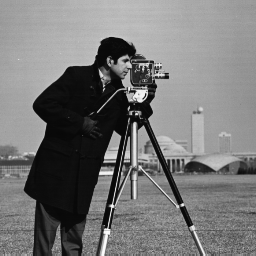
%> input picture cameraman.bmp, 256 x 256 px
$ octave 1.Quantization.m   (GNU Octave 9; MATLAB toolbox functions it lacks are replaced by stand-ins)
%> lines starting %> are read from the running program, lines starting %| are printed output that depends on the picture
clc; close all; clear all;

function transform = transform(level)
  transform = zeros(1, 256);
  step = 256 / level;

  for i = 0:255
    transform(i+1) = floor(i / level) * level;
  end
endfunction

inputImage = imread('cameraman.bmp');
%> inputImage is the input picture: size 256x256 uint8; min 7, max 253, mean 118.7

transform_7 = transform(7);

transform_11 = transform(11);

transform_15 = transform(17);

transform_19 = transform(19);

quantized_img_7 = zeros(size(inputImage));
quantized_img_11 = zeros(size(inputImage));
quantized_img_15 = zeros(size(inputImage));
quantized_img_19 = zeros(size(inputImage));

for i = 1:size(inputImage, 1)
  for j = 1:size(inputImage, 2)
    quantized_img_7(i, j) = transform_7(inputImage(i, j)+1);
    quantized_img_11(i, j) = transform_11(inputImage(i, j)+1);
    quantized_img_15(i, j) = transform_15(inputImage(i, j)+1);
    quantized_img_19(i, j) = transform_19(inputImage(i, j)+1);
  end
end

mse_7 = mean((double(inputImage(:))-double(quantized_img_7(:))).^2);
%> mse_7 = 12.75
mse_11 = mean((double(inputImage(:))-double(quantized_img_11(:))).^2);
%> mse_11 = 34.89
mse_15 = mean((double(inputImage(:))-double(quantized_img_15(:))).^2);
%> mse_15 = 102.5
mse_19 = mean((double(inputImage(:))-double(quantized_img_19(:))).^2);
%> mse_19 = 124.1

figure(1);
subplot(2,2,1);
imshow(uint8(quantized_img_7)); title('Quantized Image (7 levels)');

subplot(2,2,2);
imshow(uint8(quantized_img_11)); title('Quantized Image (11 levels)');

subplot(2,2,3);
imshow(uint8(quantized_img_15)); title('Quantized Image (15 levels)');

subplot(2,2,4);
imshow(uint8(quantized_img_19)); title('Quantized Image (19 levels)');

figure(2);
x = linspace(0, 1, 256);
y7 = round(x * 7) / 7;
y11 = round(x * 11) / 11;
y15 = round(x * 15) / 15;
y19 = round(x * 19) / 19;
plot(x, x, 'k-', x, y7, 'r-', x, y11, 'g-', x, y15, 'b-', x, y19, 'm-');
legend('Αρχική', '7 στάθμες', '11 στάθμες', '15 στάθμες', '19 στάθμες');
title('Συνάρτηση Μετασχηματισμού');
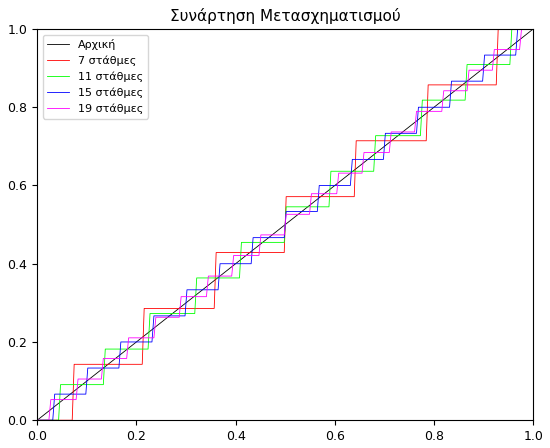
%> figure redrawn from the program's plot data; curve peaks at x = 1, y = 1; curve peaks at x = 0.929, y = 1; curve peaks at x = 0.957, y = 1; curve peaks at x = 0.969, y = 1

disp(['MSE (7 levels): ', num2str(mse_7)]);
%| MSE (7 levels): 12.7473
disp(['MSE (11 levels): ', num2str(mse_11)]);
%| MSE (11 levels): 34.8891
disp(['MSE (15 levels): ', num2str(mse_15)]);
%| MSE (15 levels): 102.5438
disp(['MSE (19 levels): ', num2str(mse_19)]);
%| MSE (19 levels): 124.0951

$ run again, with butterfly.jpg saved as cameraman.bmp
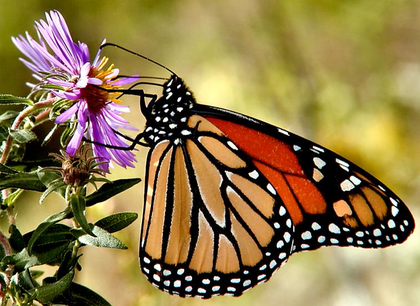
%> input picture butterfly.jpg, 420 x 306 px, shrunk from 757 x 551 before the run
%> inputImage is the input picture: size 306x420x3 uint8; mean R, G, B 142.7, 121.6, 73.7
%> after the loop `for i = 1:size(inputImage, 1)`:
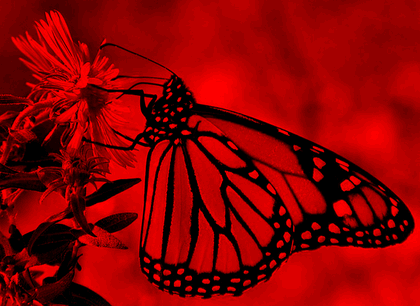
%> quantized_img_11: size 306x420x3 double; mean R, G, B 138.1, 0, 0
%> mse_7 = 9843.6
%> mse_11 = 9850.2
%> mse_15 = 9867.2
%> mse_19 = 9872.6
%| MSE (7 levels): 9843.5779
%| MSE (11 levels): 9850.1618
%| MSE (15 levels): 9867.2218
%| MSE (19 levels): 9872.6142
